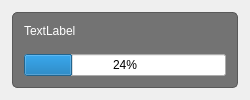
<?xml version="1.0" encoding="UTF-8"?>
<ui version="4.0">
 <class>MessageBox</class>
 <widget class="QWidget" name="MessageBox">
  <property name="geometry">
   <rect>
    <x>0</x>
    <y>0</y>
    <width>250</width>
    <height>100</height>
   </rect>
  </property>
  <property name="windowTitle">
   <string>Form</string>
  </property>
  <property name="styleSheet">
   <string notr="true">#widget {
	border: 1px solid rgba(80, 80, 80, 230);
	border-radius: 5px;
	background-color: rgba(80, 80, 80, 200);
}</string>
  </property>
  <layout class="QVBoxLayout" name="verticalLayout">
   <property name="margin">
    <number>12</number>
   </property>
   <item>
    <widget class="QWidget" name="widget" native="true">
     <layout class="QVBoxLayout" name="verticalLayout_2">
      <property name="spacing">
       <number>5</number>
      </property>
      <property name="margin">
       <number>12</number>
      </property>
      <item>
       <widget class="QLabel" name="label">
        <property name="styleSheet">
         <string notr="true">color: rgb(255, 255, 255);</string>
        </property>
        <property name="text">
         <string>TextLabel</string>
        </property>
        <property name="alignment">
         <set>Qt::AlignLeading|Qt::AlignLeft|Qt::AlignTop</set>
        </property>
        <property name="wordWrap">
         <bool>true</bool>
        </property>
       </widget>
      </item>
      <item>
       <widget class="QProgressBar" name="progressBar">
        <property name="value">
         <number>24</number>
        </property>
       </widget>
      </item>
     </layout>
    </widget>
   </item>
  </layout>
 </widget>
 <resources/>
 <connections/>
</ui>
